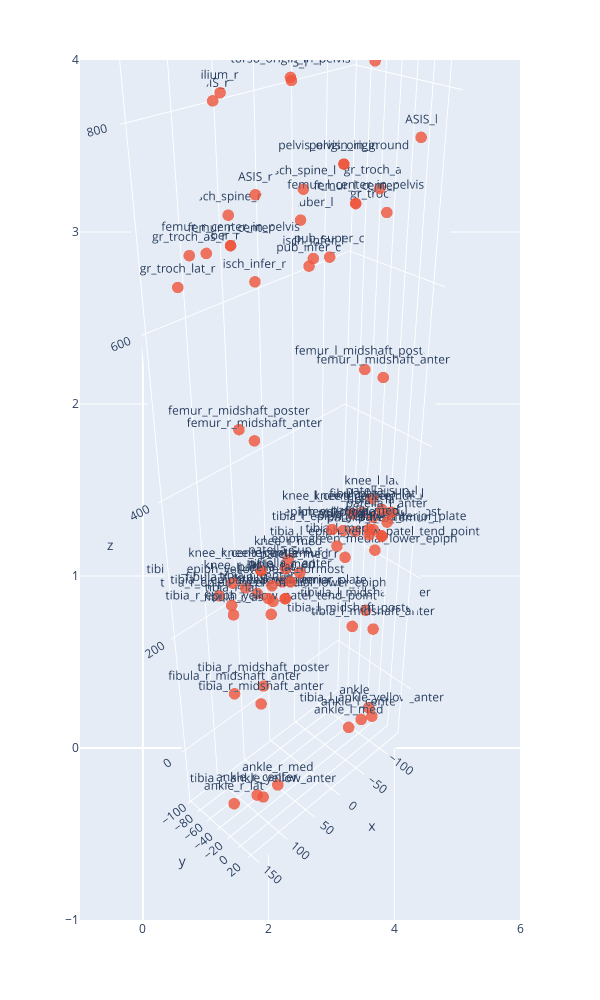

Write notebook code for a chart like this one.
### Code cell
# View the imported data before any transformations -- check the imported data has correct orientation for right and left sides
import plotly.express as px
import plotly.graph_objects as go

temp = pd.DataFrame.from_dict(mri_bone_markers).T

fig = px.scatter(width=600, height=1000)
fig.add_trace(go.Scatter3d(
x=temp[0], 
y=temp[1], 
z=temp[2],
marker=dict(
    size=4,
    opacity=0.8
),
mode = 'markers + text',
text=temp.index,
textposition="top center"))
fig.update_scenes(aspectmode="data" )
fig.update_scenes(aspectmode="data" )
camera = dict(
    up=dict(x=0, y=0, z=1),
    center=dict(x=0, y=0, z=0),
    eye=dict(x=2, y=2, z=2)
)
fig.update_layout(scene_camera=camera)
fig.show()

### Figure 1 — Plotly figure (JSON) as saved in the notebook; plotly's stock layout.template omitted (floating-point values rounded to 4 significant figures)
{"data": [{"hovertemplate": "<extra></extra>", "legendgroup": "", "marker": {"color": "#636efa", "symbol": "circle"}, "mode": "markers", "name": "", "orientation": "v", "showlegend": false, "type": "scatter", "xaxis": "x", "yaxis": "y"}, {"marker": {"opacity": 0.8, "size": 4}, "mode": "markers+text", "text": ["ASIS_l", "ASIS_r", "PSIS_l", "PSIS_r", "pub_super_c", "pub_infer_c", "knee_l_med", "knee_l_lat", "knee_r_med", "knee_r_lat", "ankle_r_lat", "ankle_r_med", "ankle_l_lat", "ankle_l_med", "femur_r_center", "femur_l_center", "knee_r_center", "knee_l_center", "tibia_l_center", "tibia_r_center", "ankle_l_center", "ankle_r_center", "patella_r", "patella_l", "pelvis_origin", "ilium_r", "ilium_l", "isch_spine_r", "isch_spine_l", "isch_tuber_r", "isch_tuber_l", "gr_troch_as_r", "gr_troch_as_l", "gr_troch_lat_r", "gr_troch_lat_l", "isch_infer_r", "isch_infer_l", "patella_sup_r", "patella_sup_l", "patella_lat_r", "patella_med_r", "patella_lat_l", "patella_med_l", "femur_r_midshaft_anter", "femur_r_midshaft_poster", "femur_l_midshaft_anter", "femur_l_midshaft_poster", "patella_r_anter", "patella_l_anter", "fibula_l_as", "fibula_r_as", "fibula_l_sup", "fibula_r_sup", "tibia_r_midshaft_anter", "tibia_r_midshaft_poster", "tibia_l_midshaft_anter", "tibia_l_midshaft_poster", "fibula_l_midshaft_anter", "fibula_r_midshaft_anter", "tibia_r_lat", "tibia_r_med", "tibia_l_lat", "tibia_l_med", "pelvis_origin_in_ground", "femur_r_center_in_pelvis", "femur_l_center_in_pelvis", "patella_r_in_femur_r", "patella_l_in_femur_l", "knee_r_center_in_femur_r", "knee_l_center_in_femur_l", "torso_origin_in_pelvis", "tibia_l_epiph_yellow_posteriormost", "tibia_l_epiph_yellow_anterior_plate", "tibia_l_epiph_yellow_patel_tend_point", "tibia_l_ankle_yellow_anter", "tibia_l_epiph_green_medial_lower_epiph", "tibia_r_epiph_yellow_posteriormost", "tibia_r_epiph_yellow_anterior_plate", "tibia_r_epiph_yellow_patel_tend_point", "tibia_r_epiph_green_medial_lower_epiph", "tibia_r_ankle_yellow_anter"], "textposition": "top center", "type": "scatter3d", "x": [-103.2, 114.9, -44.46, 58.77, 8.008, 8.008, -34.02, -111.2, 44.74, 122.2, 127.2, 72.89, -126.5, -68.43, 91.67, -71.62, 83.48, -72.62, -78.26, 89.41, -97.33, 100.2, 87.94, -78.47, 5.853, 102.4, -93.8, 59.83, -40.35, 72.23, -54.78, 134.8, -117.8, 146.8, -131.9, 48.3, -32.83, 85.79, -74.16, 106.8, 68.67, -92.01, -50.05, 103.4, 100.0, -87.68, -86.83, 86.96, -73.97, -113.7, 119.1, -116.6, 119.8, 103.2, 80.88, -94.0, -78.39, -114.3, 114.6, 124.7, 54.16, -113.0, -43.51, 5.853, 91.67, -71.62, 87.63, -78.47, 83.48, -72.62, 5.798, -77.72, -79.1, -80.88, -100.9, -58.86, 87.09, 91.5, 93.02, 67.52, 106.2], "y": [19.22, 21.65, -96.94, -93.34, 6.918, -20.33, -21.12, -25.87, -15.06, -23.32, -36.35, -9.677, -26.3, -12.69, -39.04, -33.4, -19.19, -23.49, -22.99, -19.81, -14.83, -20.69, 24.06, 18.81, 20.44, -32.05, -34.49, -77.22, -76.42, -97.93, -94.8, -46.05, -42.19, -50.61, -42.86, -54.84, -54.31, 23.28, 20.63, 23.48, 27.48, 20.68, 23.21, -1.384, -27.99, 0.9671, -25.64, 31.78, 29.82, -23.79, -28.19, -46.34, -50.78, -3.964, -23.35, 0.8586, -21.96, -30.83, -38.88, -23.9, -15.72, -24.97, -21.01, 20.44, -39.04, -33.4, 24.06, 19.68, -19.19, -23.49, -47.02, -42.42, -1.191, 7.738, 1.69, -21.08, -42.43, 0.826, 6.409, -17.48, -2.277], "z": [760.3, 759.4, 802.2, 803.1, 668.7, 651.5, 305.6, 309.5, 309.2, 314.9, -69.89, -56.13, -73.47, -58.75, 691.0, 690.3, 312.1, 307.5, 277.6, 281.9, -66.58, -62.32, 300.4, 293.8, 759.8, 829.0, 822.1, 701.3, 702.0, 660.6, 661.2, 691.9, 692.1, 663.6, 662.7, 636.9, 637.2, 341.4, 335.9, 330.0, 328.2, 322.6, 321.3, 501.5, 501.5, 498.9, 498.9, 328.5, 322.5, 260.7, 263.0, 274.4, 278.2, 124.9, 124.9, 120.5, 120.5, 120.5, 124.9, 283.5, 280.3, 279.8, 275.3, 759.8, 691.0, 690.3, 300.4, 293.5, 312.1, 307.5, 822.2, 268.9, 283.7, 264.1, -49.92, 248.9, 275.0, 288.5, 269.3, 257.9, -44.46]}], "layout": {"height": 1000, "legend": {"tracegroupgap": 0}, "margin": {"t": 60}, "scene": {"aspectmode": "data", "camera": {"center": {"x": 0, "y": 0, "z": 0}, "eye": {"x": 2, "y": 2, "z": 2}, "up": {"x": 0, "y": 0, "z": 1}}}, "width": 600, "xaxis": {"anchor": "y", "domain": [0, 1]}, "yaxis": {"anchor": "x", "domain": [0, 1]}}}
